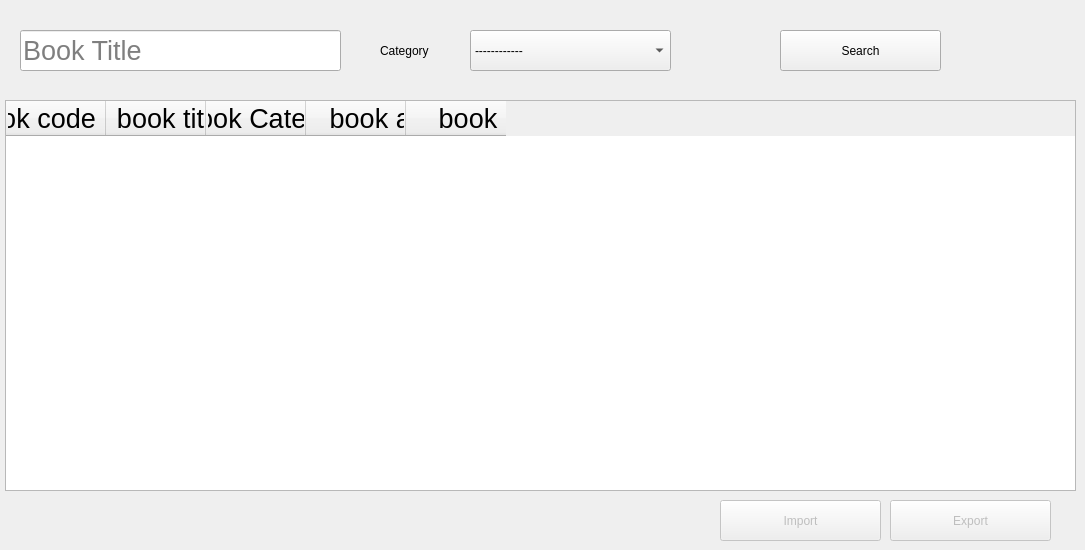
      <widget class="QWidget" name="tab_8">
       <attribute name="title">
        <string>All  Books</string>
       </attribute>
       <widget class="QPushButton" name="pushButton_9">
        <property name="geometry">
         <rect>
          <x>780</x>
          <y>30</y>
          <width>161</width>
          <height>41</height>
         </rect>
        </property>
        <property name="text">
         <string>Search</string>
        </property>
       </widget>
       <widget class="QLineEdit" name="lineEdit_2">
        <property name="geometry">
         <rect>
          <x>20</x>
          <y>30</y>
          <width>321</width>
          <height>41</height>
         </rect>
        </property>
        <property name="font">
         <font>
          <pointsize>20</pointsize>
         </font>
        </property>
        <property name="placeholderText">
         <string>Book Title</string>
        </property>
       </widget>
       <widget class="QComboBox" name="comboBox_2">
        <property name="geometry">
         <rect>
          <x>470</x>
          <y>30</y>
          <width>201</width>
          <height>41</height>
         </rect>
        </property>
        <item>
         <property name="text">
          <string>------------</string>
         </property>
        </item>
       </widget>
       <widget class="QLabel" name="label">
        <property name="geometry">
         <rect>
          <x>380</x>
          <y>30</y>
          <width>91</width>
          <height>41</height>
         </rect>
        </property>
        <property name="text">
         <string>Category</string>
        </property>
       </widget>
       <widget class="QTableWidget" name="tableWidget_2">
        <property name="geometry">
         <rect>
          <x>5</x>
          <y>100</y>
          <width>1071</width>
          <height>391</height>
         </rect>
        </property>
        <property name="font">
         <font>
          <family>Segoe UI</family>
          <pointsize>20</pointsize>
         </font>
        </property>
        <column>
         <property name="text">
          <string>            book code                  </string>
         </property>
         <property name="font">
          <font>
           <family>Segoe UI</family>
           <pointsize>20</pointsize>
          </font>
         </property>
        </column>
        <column>
         <property name="text">
          <string>            book title        </string>
         </property>
         <property name="font">
          <font>
           <family>Segoe UI</family>
           <pointsize>20</pointsize>
          </font>
         </property>
        </column>
        <column>
         <property name="text">
          <string>            book Category        </string>
         </property>
         <property name="font">
          <font>
           <family>Segoe UI</family>
           <pointsize>20</pointsize>
          </font>
         </property>
        </column>
        <column>
         <property name="text">
          <string>            book author</string>
         </property>
         <property name="font">
          <font>
           <family>Segoe UI</family>
           <pointsize>20</pointsize>
          </font>
         </property>
        </column>
        <column>
         <property name="text">
          <string>            book price</string>
         </property>
         <property name="font">
          <font>
           <family>Segoe UI</family>
           <pointsize>20</pointsize>
          </font>
         </property>
        </column>
       </widget>
       <widget class="QPushButton" name="pushButton_34">
        <property name="enabled">
         <bool>false</bool>
        </property>
        <property name="geometry">
         <rect>
          <x>720</x>
          <y>500</y>
          <width>161</width>
          <height>41</height>
         </rect>
        </property>
        <property name="text">
         <string>Import</string>
        </property>
       </widget>
       <widget class="QPushButton" name="pushButton_35">
        <property name="enabled">
         <bool>false</bool>
        </property>
        <property name="geometry">
         <rect>
          <x>890</x>
          <y>500</y>
          <width>161</width>
          <height>41</height>
         </rect>
        </property>
        <property name="text">
         <string>Export</string>
        </property>
       </widget>
      </widget>
